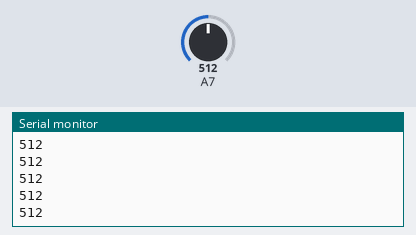
Simulated run of this sketch. Board: Arduino Nano, built with avr-gcc and run on an emulated ATmega328P. Parts: the last lines printed to the serial monitor. The inputs (shaded band) are chosen by the test bench; at power-on: A7 = 512.

Above: at 1.2 s.
1.3 s: A7 set to 716
At 2.4 s:
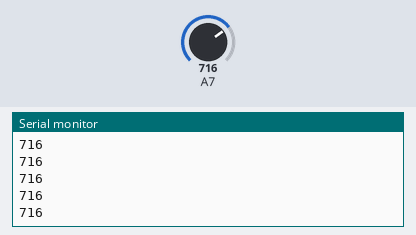
2.8 s: A7 set to 900
At 3.6 s:
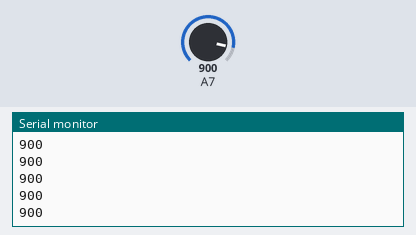
Timing chart, 0 to 5.8 s (numbered marks = the images above; inputs shaded):
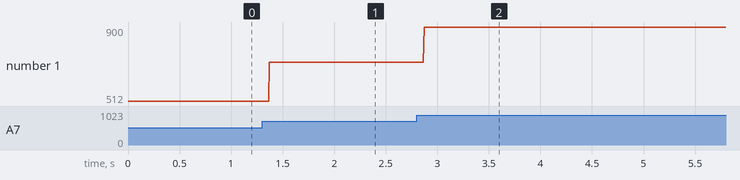

Measured:
- after the input at 1.3 s, the serial monitor: prints a new line after 0.07 s (image 1)
- after the input at 2.8 s, the serial monitor: prints a new line after 0.07 s (image 2)
- plotted number 1: 512 → 716 after the input at 1.3 s, 716 → 900 after the input at 2.8 s

The sketch:

Lulini.ino
```cpp
void setup() {
  Serial.begin(9600);
}

void loop() {
  int valeur = analogRead(A7);
  Serial.println(valeur);
}
```
